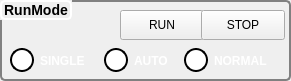
     <widget class="QGroupBox" name="groupBox_5">
      <property name="geometry">
       <rect>
        <x>280</x>
        <y>450</y>
        <width>291</width>
        <height>81</height>
       </rect>
      </property>
      <property name="styleSheet">
       <string notr="true">QGroupBox {
   background-color: qlineargradient(x1: 0, y1: 0, x2: 0, y2: 1,
                                       stop: 0 #4a79b5, stop: 1 #0f0f0f);
/*                                       stop: 0 #3a5976, stop: 1 #000000);*/
     border: 2px solid gray;
     border-radius: 5px;
     margin-top: 1ex; /* leave space at the top for the title */
	 font:bold 14px;	
 }

 QGroupBox::title {
	border:2px solid white;
	border-radius:5px;
     subcontrol-origin: margin;
     subcontrol-position: top left; /* position at the top center */
     background-color: qlineargradient(x1: 0, y1: 0, x2: 0, y2: 1,
                                       stop: 0 #d8dff2, stop: 1 #FFFFFF);
 }
QLabel{
	color:white;
}</string>
      </property>
      <property name="title">
       <string>RunMode</string>
      </property>
      <widget class="QRadioButton" name="optSingle">
       <property name="geometry">
        <rect>
         <x>10</x>
         <y>40</y>
         <width>91</width>
         <height>41</height>
        </rect>
       </property>
       <property name="font">
        <font>
         <pointsize>-1</pointsize>
         <weight>75</weight>
         <italic>false</italic>
         <bold>true</bold>
        </font>
       </property>
       <property name="focusPolicy">
        <enum>Qt::NoFocus</enum>
       </property>
       <property name="styleSheet">
        <string notr="true">QRadioButton{
font:bold 12px;
color:white;
}
 QRadioButton::indicator {
     width: 20px;
     height:20px;
   border: 2px solid black;
	 border-radius:12px;

 }
 QRadioButton::indicator::unchecked {
		background-color:white;
     }

     QRadioButton::indicator:unchecked:hover {
		background-color:white;
     }

     QRadioButton::indicator:unchecked:pressed {
		background-color:white;
     }

     QRadioButton::indicator::checked {
		background-color:#f2a400;
     }

     QRadioButton::indicator:checked:hover {
		background-color:#f2a400;
     }

     QRadioButton::indicator:checked:pressed {
		background-color:#f2a400;
     }</string>
       </property>
       <property name="text">
        <string>SINGLE</string>
       </property>
      </widget>
      <widget class="QRadioButton" name="optAuto">
       <property name="geometry">
        <rect>
         <x>104</x>
         <y>40</y>
         <width>71</width>
         <height>41</height>
        </rect>
       </property>
       <property name="font">
        <font>
         <pointsize>-1</pointsize>
         <weight>75</weight>
         <italic>false</italic>
         <bold>true</bold>
        </font>
       </property>
       <property name="focusPolicy">
        <enum>Qt::NoFocus</enum>
       </property>
       <property name="styleSheet">
        <string notr="true">QRadioButton{
font:bold 12px;
color:white;
}
 QRadioButton::indicator {
     width: 20px;
     height:20px;
   border: 2px solid black;
	 border-radius:12px;

 }
 QRadioButton::indicator::unchecked {
		background-color:white;
     }

     QRadioButton::indicator:unchecked:hover {
		background-color:white;
     }

     QRadioButton::indicator:unchecked:pressed {
		background-color:white;
     }

     QRadioButton::indicator::checked {
		background-color:#f2a400;
     }

     QRadioButton::indicator:checked:hover {
		background-color:#f2a400;
     }

     QRadioButton::indicator:checked:pressed {
		background-color:#f2a400;
     }</string>
       </property>
       <property name="text">
        <string>AUTO</string>
       </property>
      </widget>
      <widget class="QRadioButton" name="optNormal">
       <property name="geometry">
        <rect>
         <x>184</x>
         <y>40</y>
         <width>91</width>
         <height>41</height>
        </rect>
       </property>
       <property name="font">
        <font>
         <pointsize>-1</pointsize>
         <weight>75</weight>
         <italic>false</italic>
         <bold>true</bold>
        </font>
       </property>
       <property name="focusPolicy">
        <enum>Qt::NoFocus</enum>
       </property>
       <property name="styleSheet">
        <string notr="true">QRadioButton{
font:bold 12px;
color:white;
}
 QRadioButton::indicator {
     width: 20px;
     height:20px;
   border: 2px solid black;
	 border-radius:12px;

 }
 QRadioButton::indicator::unchecked {
		background-color:white;
     }

     QRadioButton::indicator:unchecked:hover {
		background-color:white;
     }

     QRadioButton::indicator:unchecked:pressed {
		background-color:white;
     }

     QRadioButton::indicator::checked {
		background-color:#f2a400;
     }

     QRadioButton::indicator:checked:hover {
		background-color:#f2a400;
     }

     QRadioButton::indicator:checked:pressed {
		background-color:#f2a400;
     }</string>
       </property>
       <property name="text">
        <string>NORMAL</string>
       </property>
      </widget>
      <widget class="QPushButton" name="butRUN">
       <property name="geometry">
        <rect>
         <x>120</x>
         <y>10</y>
         <width>84</width>
         <height>30</height>
        </rect>
       </property>
       <property name="text">
        <string>RUN</string>
       </property>
      </widget>
      <widget class="QPushButton" name="butSTOP">
       <property name="geometry">
        <rect>
         <x>201</x>
         <y>10</y>
         <width>84</width>
         <height>30</height>
        </rect>
       </property>
       <property name="text">
        <string>STOP</string>
       </property>
      </widget>
     </widget>
